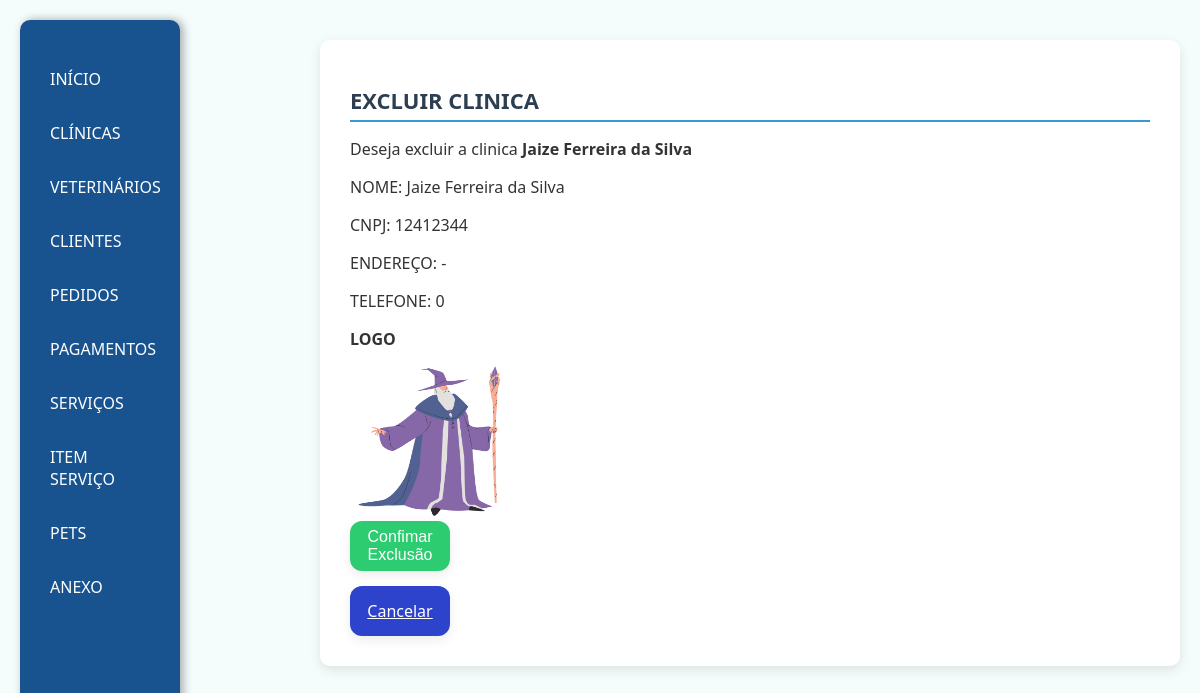
/excluirClinica/10, run on the app's committed database.
### app/models.py (models this page shows, shortened)
class Clinica(models.Model):
    nome = models.CharField(max_length=100)
    CNPJ = models.CharField(max_length=20, unique=True)
    endereco = models.TextField()
    telefone = models.CharField(max_length=20)
    logo = models.ImageField(upload_to='logo/', null=True, blank=True)

### app/views.py (the view)
# urls.py: path('excluirClinica/<int:id>', views.excluirClinica, name="excluirClinica"),
def excluirClinica (request, id):
    clinicaExcluir = get_object_or_404(Clinica, pk=id)
    if request.method == 'POST':
        clinicaExcluir.delete()
        return redirect('clinica')
    return render(request, 'clinica/excluirClinica.html', {"clinica": clinicaExcluir})

### app/templates/clinica/excluirClinica.html (shortened to what this page needs)
{%extends 'base.html'%}
{%load static%}
{%block estiloCss%}
<link rel="stylesheet" href="{%static 'css/padrao.css'%}">
{%endblock%}
{%block conteudo%}
<div class="cont">
    <h1><strong>EXCLUIR CLINICA</strong></h1>
    <p>Deseja excluir a clinica <strong>{{clinica.nome}}</strong></p>
    <div>
        <p>NOME: {{clinica.nome}}</p>
        <p>CNPJ: {{clinica.CNPJ}}</p>
        <P>ENDEREÇO: {{clinica.endereco}}</P>
        <p>TELEFONE: {{clinica.telefone}}</p>
        <p><strong>LOGO</strong></p>
        {% if clinica.logo %}
            <img src="{{ clinica.logo.url }}" alt="logo" width="150px" height="150px">
        {% else %}
            <p>Nenhuma imagem cadastrada.</p>
        {% endif %}
    </div>
    <form method="POST">
        <Button type="submit">Confimar Exclusão</Button>
        <a class="btnA" href="{%url 'clinica'%}"> Cancelar</a>
    </form>
</div>
{%endblock%}

### app/static/css/base.css (style rules this page uses)
body { font-family: 'Segoe UI', sans-serif; background-color: #f4fdfc; margin: 0; padding: 20px; color: #333; display: flex; justify-content: space-between; }
form button { background-color: #2ecc71; color: #fff; border: none; padding: 12px 0; font-size: 16px; font-weight: 500; border-radius: 12px; cursor: pointer; transition: all 0.3s ease; box-shadow: 0 4px 12px rgba(0, 0, 0, 0.08); height: 50px; width: 100px; display: flex; align-items: center; justify-content: center; }

### app/static/css/padrao.css (style rules this page uses)
h1 { font-size: 22px; color: #2c3e50; margin-bottom: 15px; border-bottom: 2px solid #3498db; padding-bottom: 5px; }
form { display: flex; flex-direction: column; gap: 15px; }
form button { background-color: #2ecc71; color: #fff; border: none; padding: 12px 0; font-size: 16px; font-weight: 500; border-radius: 12px; cursor: pointer; transition: all 0.3s ease; box-shadow: 0 4px 12px rgba(0, 0, 0, 0.08); height: 50px; width: 100px; display: flex; align-items: center; justify-content: center; }
.btnA { background-color: #2e43cc; color: #fff; border: none; font-size: 16px; font-weight: 500; border-radius: 12px; cursor: pointer; transition: all 0.3s ease; box-shadow: 0 4px 12px rgba(0, 0, 0, 0.08); height: 50px; width: 100px; display: flex; align-items: center; justify-content: center; }

### data on the page
Clinica: nome "Jaize Ferreira da Silva", CNPJ "12412344", endereco "-", telefone "0", logo (picture)
